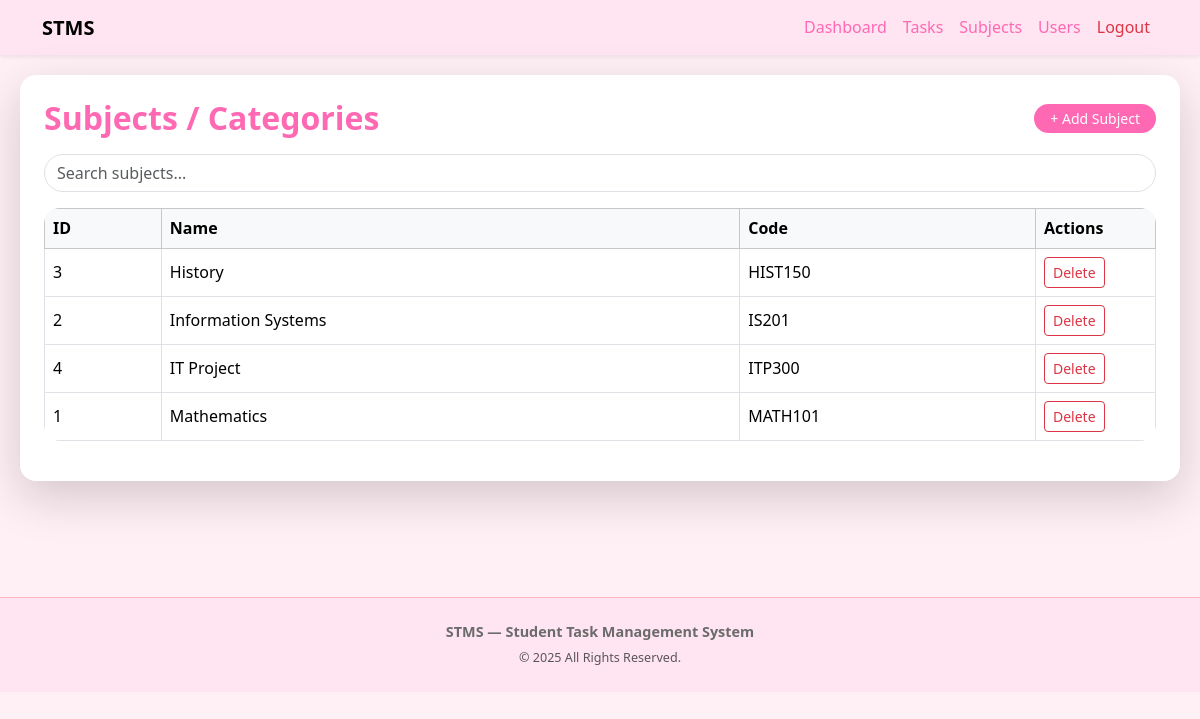
/student_task_management_system/subjects.php (signed in), run on the app's committed database.
### tables this page shows
CREATE TABLE `subjects` (
  `id` int(10) UNSIGNED NOT NULL,
  `name` varchar(100) NOT NULL,
  `code` varchar(20) NOT NULL,
  `created_at` timestamp NOT NULL DEFAULT current_timestamp()
);

### student_task_management_system/subjects.php (the view, shortened to what this page needs)
<?php
require 'includes/conn.php';
require 'includes/header.php';
$subjects = $conn->query("SELECT * FROM subjects ORDER BY name ASC");
?>
<div class="card shadow-lg p-4 mb-5">
    <div class="d-flex justify-content-between align-items-center mb-3">
        <h2 class="card-title m-0">Subjects / Categories</h2>
        <button class="btn btn-pink btn-sm px-3" data-bs-toggle="collapse" data-bs-target="#addSubjectForm">+ Add Subject</button>
    </div>
    <div class="mb-3">
        <input type="text" id="subjectSearch" class="form-control" placeholder="Search subjects...">
    </div>
    <div class="table-responsive">
        <table class="table table-bordered table-hover align-middle" id="subjectTable">
            <thead class="table-light">
                <tr>
                    <th>ID</th>
                    <th>Name</th>
                    <th>Code</th>
                    <th style="width:120px;">Actions</th>
                </tr>
            </thead>
            <tbody>
            <?php while($s = $subjects->fetch_assoc()): ?>
                <tr>
                    <td><?= $s['id'] ?></td>
                    <td><?= htmlspecialchars($s['name']) ?></td>
                    <td><?= htmlspecialchars($s['code']) ?></td>
                    <td>
                        <a href="?delete=<?= $s['id'] ?>"
                           class="btn btn-sm btn-outline-danger"
                           onclick="return confirm('Delete this subject?');">
                           Delete
                        </a>
                    </td>
                </tr>
            <?php endwhile; ?>
            </tbody>
        </table>
    </div>
</div>
<?php require 'includes/footer.php'; ?>

### student_task_management_system/css/style.css (style rules this page uses)
:root { --pink-500: #FF69B4; --pink-300: #FFB6C1; --pink-50: #fff0f5; --text-color: #333333; --card-radius: 1rem; --pill-radius: 50px; --shadow: 0 0.5rem 1rem rgba(0,0,0,0.12); --max-width: 1200px; --gap: 1rem; --transition: 0.2s ease-in-out; }
* { box-sizing: border-box; }
html,body { height:100%; }
body { font-family: system-ui, -apple-system, "Segoe UI", Roboto, "Helvetica Neue", Arial, sans-serif; background-color: var(--pink-50); color: var(--text-color); -webkit-font-smoothing:antialiased; -moz-osx-font-smoothing:grayscale; line-height:1.45; margin:0; padding:0; }
.card { border-radius: var(--card-radius); box-shadow: var(--shadow); border: none; background-color: #ffffff; }
.card-title, h1, h2, h3, h4, h5 { color: var(--pink-500); font-weight: 600; margin-bottom: .5rem; }
.btn-pink { background-color: var(--pink-500); color: #fff; border-radius: var(--pill-radius); transition: background-color var(--transition), transform var(--transition); border: none; }
.form-control { border-radius: var(--pill-radius); box-shadow: none; transition: box-shadow var(--transition), border-color var(--transition); }
.table { border-radius: var(--card-radius); overflow: hidden; background: #fff; }
.table thead { background-color: #ffeef6; }

### data on the page
subjects: id "3", name "History", code "HIST150"
subjects: id "2", name "Information Systems", code "IS201"
subjects: id "4", name "IT Project", code "ITP300"
subjects: id "1", name "Mathematics", code "MATH101"
